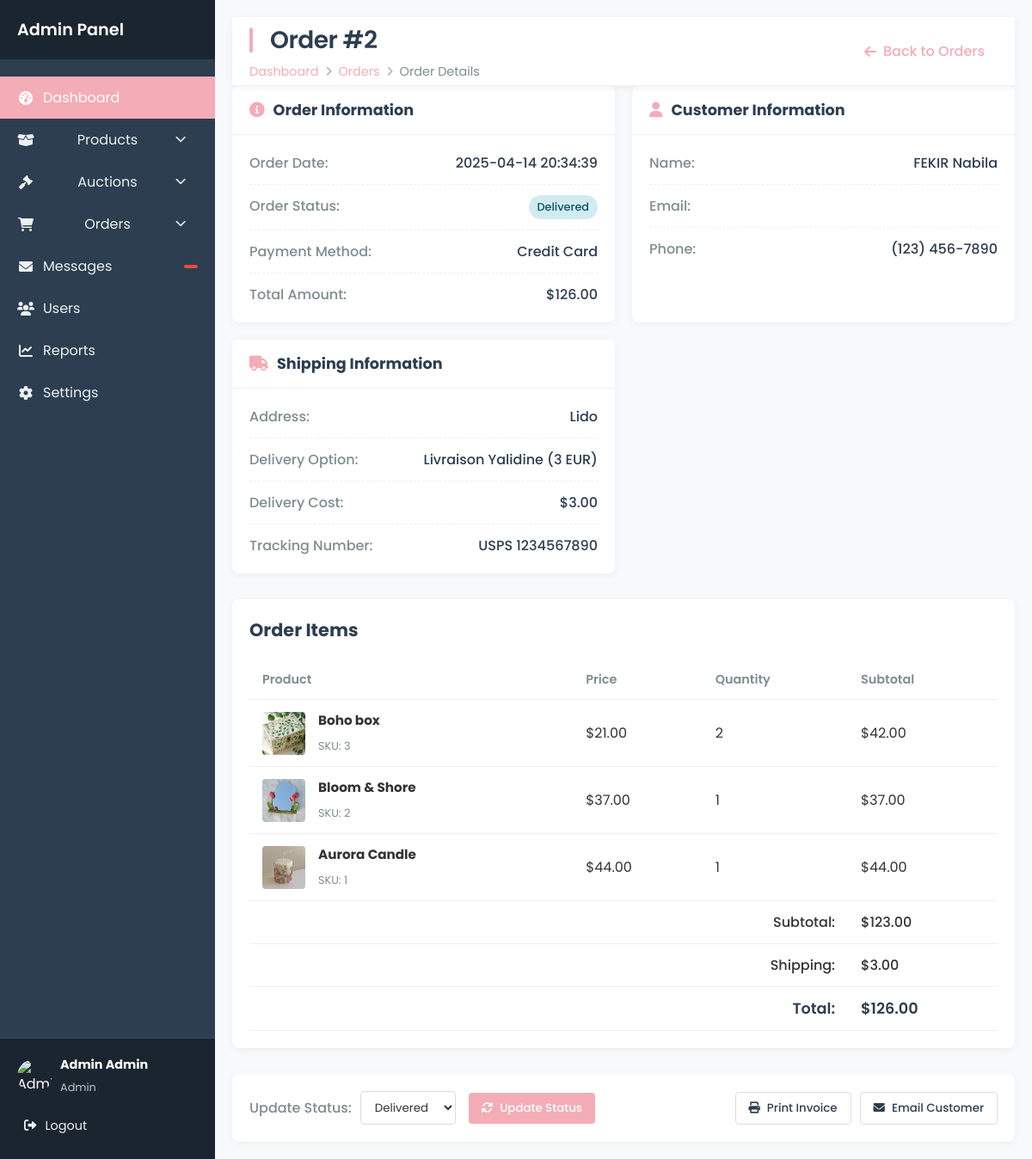
The app's page /order_details/2 (signed in), older data.
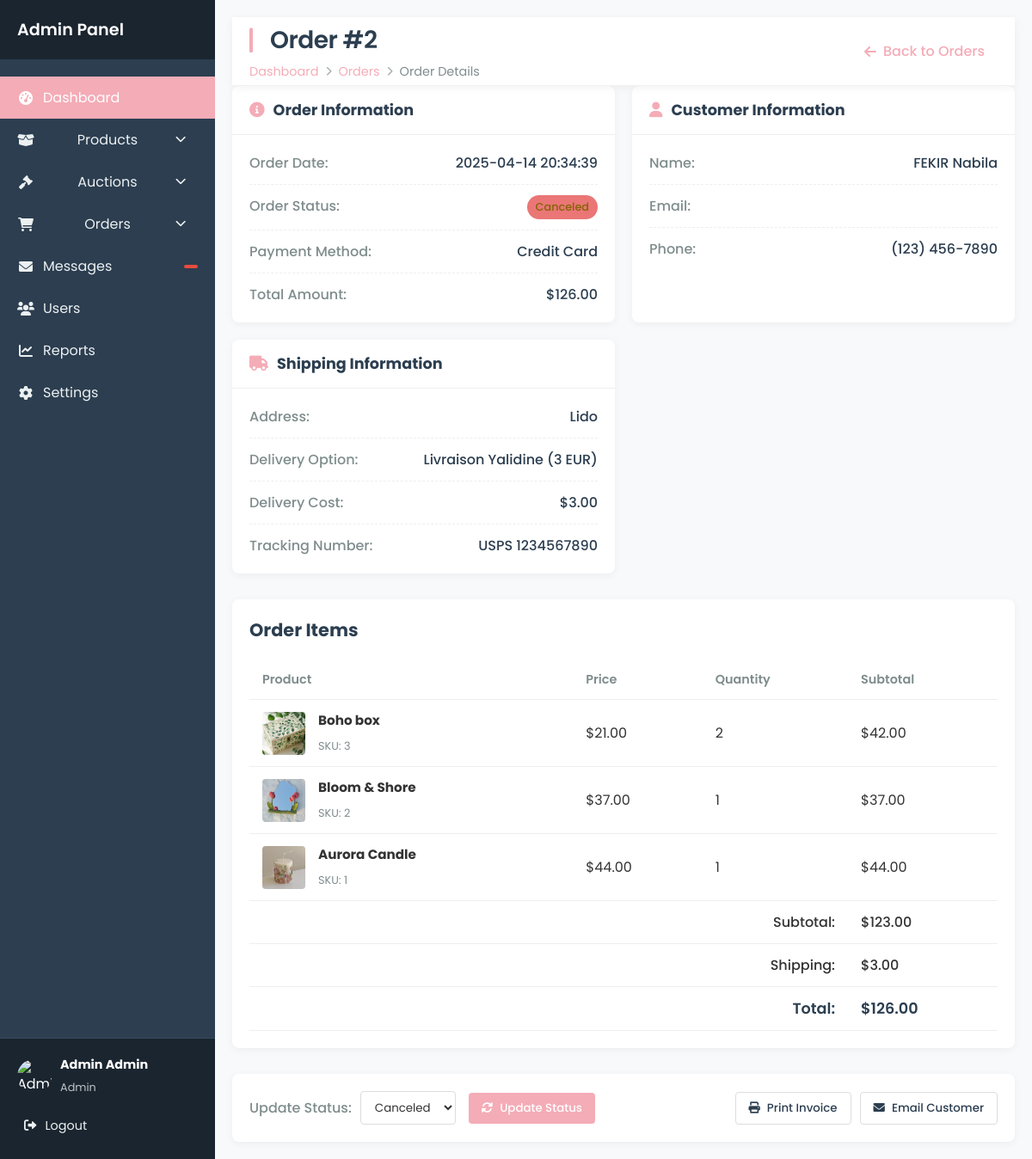
The same page, newer data.
### tables this page shows
CREATE TABLE commande (
            id INTEGER PRIMARY KEY AUTOINCREMENT,
            user_id INTEGER NOT NULL,
            address TEXT NOT NULL,
            delivery_option TEXT NOT NULL,
            delivery_cost REAL NOT NULL,
            total_amount REAL NOT NULL,
            order_date TIMESTAMP DEFAULT CURRENT_TIMESTAMP,
            status TEXT NOT NULL DEFAULT 'pending' CHECK(status IN ('pending', 'delivered', 'canceled')),
            FOREIGN KEY (user_id) REFERENCES users(id)
);

### app.py (the view)
@app.route("/order_details/<int:order_id>")
@login_required
def order_details(order_id):
    conn = get_db()
    cursor = conn.cursor()
    cursor.execute(
        """
        SELECT c.*, u.FirstName, u.LastName
        FROM commande c
        JOIN users u ON c.user_id = u.id
        WHERE c.id = ?
    """,
        (order_id,),
    )
    order = cursor.fetchone()
    cursor.execute(
        """
        SELECT ci.*, p.name as product_name , p.image_url as product_img
        FROM commande_items ci
        JOIN products p ON ci.product_id = p.id
        WHERE ci.commande_id = ?
    """,
        (order_id,),
    )
    items = cursor.fetchall()
    conn.close()
    return render_template("admin_orders_details.html", order=order, items=items)

### app.py (called while the page is built)
@login_manager.user_loader
def load_user(user_id):
    conn = get_db()
    user = conn.execute("SELECT * FROM users WHERE id = ?", (user_id,)).fetchone()
    conn.close()
    if user:
        return User(
            user["id"],
            user["FirstName"],
            user["LastName"],
            user["Email"],
            user["phoneNum"],
            user["password"],
            user["is_admin"],
        )
    return None

def get_db():
    conn = sqlite3.connect("database.db")
    conn.row_factory = sqlite3.Row
    return conn

### templates/admin_orders_details.html (shortened to what the changed rows need)
<!DOCTYPE html>
<html lang="en">
<head>
    <link rel="stylesheet" href="{{ url_for('static', filename='admin_oreders_details.css') }}">
    <link rel="stylesheet" href="{{ url_for('static', filename='home_admin.css') }}">
    <link rel="stylesheet" href="https://cdnjs.cloudflare.com/ajax/libs/font-awesome/6.0.0/css/all.min.css">
</head>
<body>
    <div class="admin-container">
      <aside class="sidebar">
        <div class="sidebar-header">
          <h2>Admin Panel</h2>
        </div>
      </aside>
        <main class="main-content">
            <header class="main-header">
                <div>
                    <h1>Order #{{ order.id }}</h1>
                    <nav class="breadcrumb">
                        <a href="{{ url_for('home_admin') }}">Dashboard</a>
                        <i class="fas fa-chevron-right"></i>
                        <a href="{{ url_for('admin_orders') }}">Orders</a>
                        <i class="fas fa-chevron-right"></i>
                        <span>Order Details</span>
                    </nav>
                </div>
            </header>
            <div class="order-summary">
                <div class="summary-card">
                    <div class="summary-body">
                        <div class="summary-row">
                            <span class="summary-label">Order Date:</span>
                            <span class="summary-value">{{ order.order_date }}</span>
                        </div>
                        <div class="summary-row">
                            <span class="summary-label">Order Status:</span>
                            <span class="status {{ order.status }}">{{ order.status|capitalize }}</span>
                        </div>
                        <div class="summary-row">
                            <span class="summary-label">Total Amount:</span>
                            <span class="summary-value">${{ "%.2f"|format(order.total_amount) }}</span>
                        </div>
                    </div>
                </div>
                <div class="summary-card">
                    <div class="summary-body">
                        <div class="summary-row">
                            <span class="summary-label">Address:</span>
                            <span class="summary-value">{{ order.address }}</span>
                        </div>
                        <div class="summary-row">
                            <span class="summary-label">Delivery Option:</span>
                            <span class="summary-value">{{ order.delivery_option }}</span>
                        </div>
                        <div class="summary-row">
                            <span class="summary-label">Delivery Cost:</span>
                            <span class="summary-value">${{ "%.2f"|format(order.delivery_cost) }}</span>
                        </div>
                    </div>
                </div>
            </div>
            <div class="content-card">
                <div class="card-header">
                    <h2>Order Items</h2>
                </div>
                <div class="table-responsive">
                    <table>
                        <thead>
                            <tr>
                                <th>Product</th>
                                <th>Price</th>
                                <th>Quantity</th>
                                <th>Subtotal</th>
                            </tr>
                        </thead>
                        <tfoot>
                            <tr>
                                <td colspan="3" class="text-right">Subtotal:</td>
                                <td>${{ "%.2f"|format(order.total_amount - order.delivery_cost) }}</td>
                            </tr>
                            <tr>
                                <td colspan="3" class="text-right">Shipping:</td>
                                <td>${{ "%.2f"|format(order.delivery_cost) }}</td>
                            </tr>
                            <tr>
                                <td colspan="3" class="text-right total">Total:</td>
                                <td class="total">${{ "%.2f"|format(order.total_amount) }}</td>
                            </tr>
                        </tfoot>
                    </table>
                </div>
            </div>
            <div class="order-actions">
                <form action="{{ url_for('update_order_status', order_id=order.id) }}" method="POST" class="status-form">
                    <div class="form-group">
                        <label for="status">Update Status:</label>
                        <select name="status" id="status">
                            <option value="delivered" {% if order.status == 'delivered' %}selected{% endif %}>Delivered</option>
                            <option value="canceled" {% if order.status == 'canceled' %}selected{% endif %}>Canceled</option>
                        </select>
                    </div>
                </form>
            </div>
        </main>
    </div>
</body>
</html>

Row changes from the older to the newer data that the page shows:
changed commande "Lido": status "Delivered" → "Canceled"
